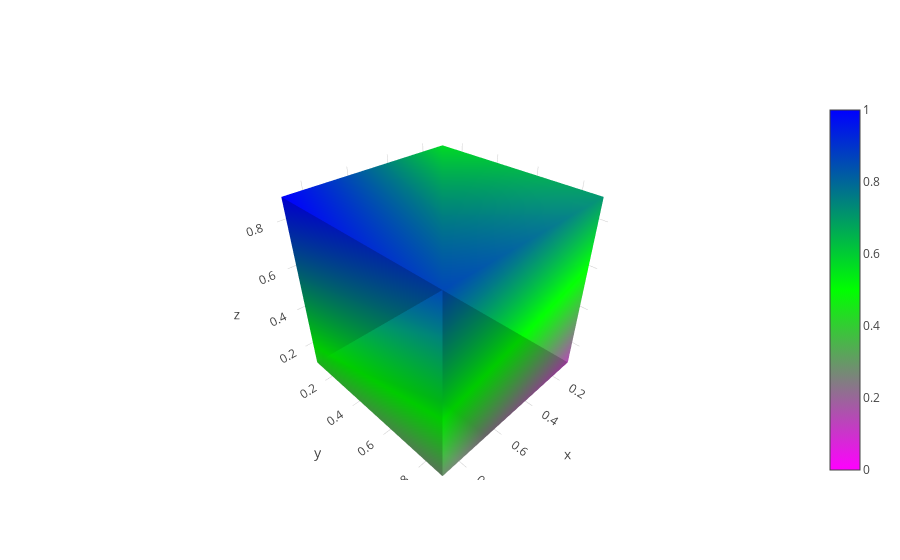

Notebook source saved alongside this figure:
### Code cell
sz = 0.5 ** (1/3)
start = (1-sz)/2
end = start + sz
print(start)
print(end)
data = [
    Mesh3d(
        x = [start, start, end, end, start, start, end, end],
        y = [start, end, end, start, start, end, end, start],
        z = [start, start, start, start, end, end, end, end],
        colorscale = [[0, 'rgb(255, 0, 255)'],
                    [0.5, 'rgb(0, 255, 0)'], 
                      [1, 'rgb(0, 0, 255)']],
        intensity = [0, 0.142857142857143, 0.285714285714286, 
                     0.428571428571429, 0.571428571428571, 
                     0.714285714285714, 0.857142857142857, 1],
        i = [7, 0, 0, 0, 4, 4, 6, 6, 4, 0, 3, 2],
        j = [3, 4, 1, 2, 5, 6, 5, 2, 0, 1, 6, 3],
        k = [0, 7, 2, 3, 6, 7, 1, 1, 5, 5, 7, 6],
        name='y',
        showscale=True
    )
]
layout = Layout(
    xaxis=plotly.graph_objs.layout.XAxis(
        title='x',
    ),
    yaxis=plotly.graph_objs.layout.YAxis(
        title='y',
        range=[0, 1]        
    )
)
fig = Figure(data=data, layout=layout)
iplot(fig, filename='3d-mesh-cube-python')

### Figure 1 — Plotly figure (JSON) as saved in the notebook; plotly's stock layout.template omitted (floating-point values rounded to 4 significant figures)
{"data": [{"colorscale": [[0, "rgb(255, 0, 255)"], [0.5, "rgb(0, 255, 0)"], [1, "rgb(0, 0, 255)"]], "i": [7, 0, 0, 0, 4, 4, 6, 6, 4, 0, 3, 2], "intensity": [0, 0.1429, 0.2857, 0.4286, 0.5714, 0.7143, 0.8571, 1], "j": [3, 4, 1, 2, 5, 6, 5, 2, 0, 1, 6, 3], "k": [0, 7, 2, 3, 6, 7, 1, 1, 5, 5, 7, 6], "name": "y", "showscale": true, "type": "mesh3d", "uid": "2ee3fe1c-bdad-11e8-8649-9f5ff429174c", "x": [0.1031, 0.1031, 0.8969, 0.8969, 0.1031, 0.1031, 0.8969, 0.8969], "y": [0.1031, 0.8969, 0.8969, 0.1031, 0.1031, 0.8969, 0.8969, 0.1031], "z": [0.1031, 0.1031, 0.1031, 0.1031, 0.8969, 0.8969, 0.8969, 0.8969]}], "layout": {"xaxis": {"title": "x"}, "yaxis": {"range": [0, 1], "title": "y"}}}
